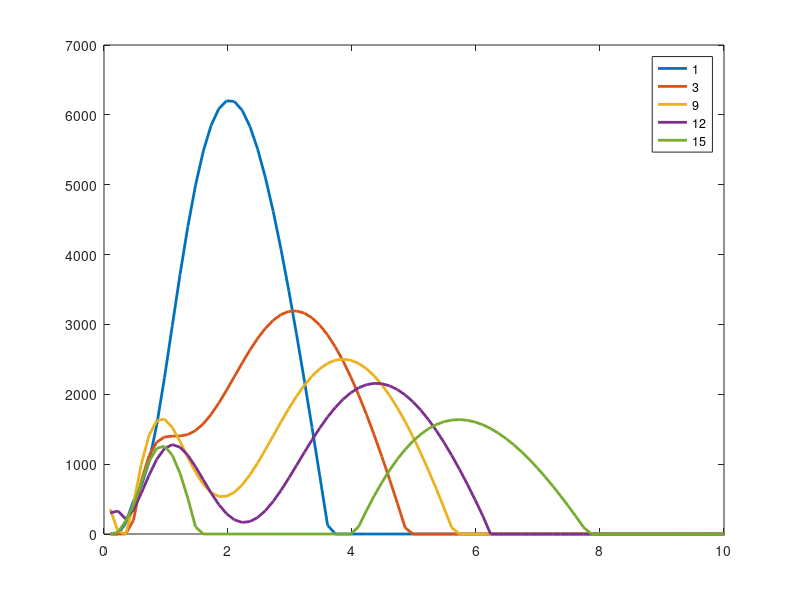

Recreate this plot in MATLAB.
clear
close all

f1  = load("fdis_a7_1.mat");
f2  = load("fdis_a7_2.mat");
f3  = load("fdis_a7_3.mat");
f4 = load("fdis_a7_4.mat");
f5 = load("fdis_a7_8.mat");
f6 = load("fdis_a7_15.mat");


figure
plot(f1.fdis.d,f1.fdis.f,'LineWidth',2)
hold on
plot(f2.fdis.d,f2.fdis.f,'LineWidth',2)
hold on
plot(f3.fdis.d,f3.fdis.f,'LineWidth',2)
hold on
plot(f4.fdis.d,f4.fdis.f,'LineWidth',2)
hold on
plot(f5.fdis.d,f5.fdis.f,'LineWidth',2)
xlim([0,10])

legend('1','3','9','12','15')